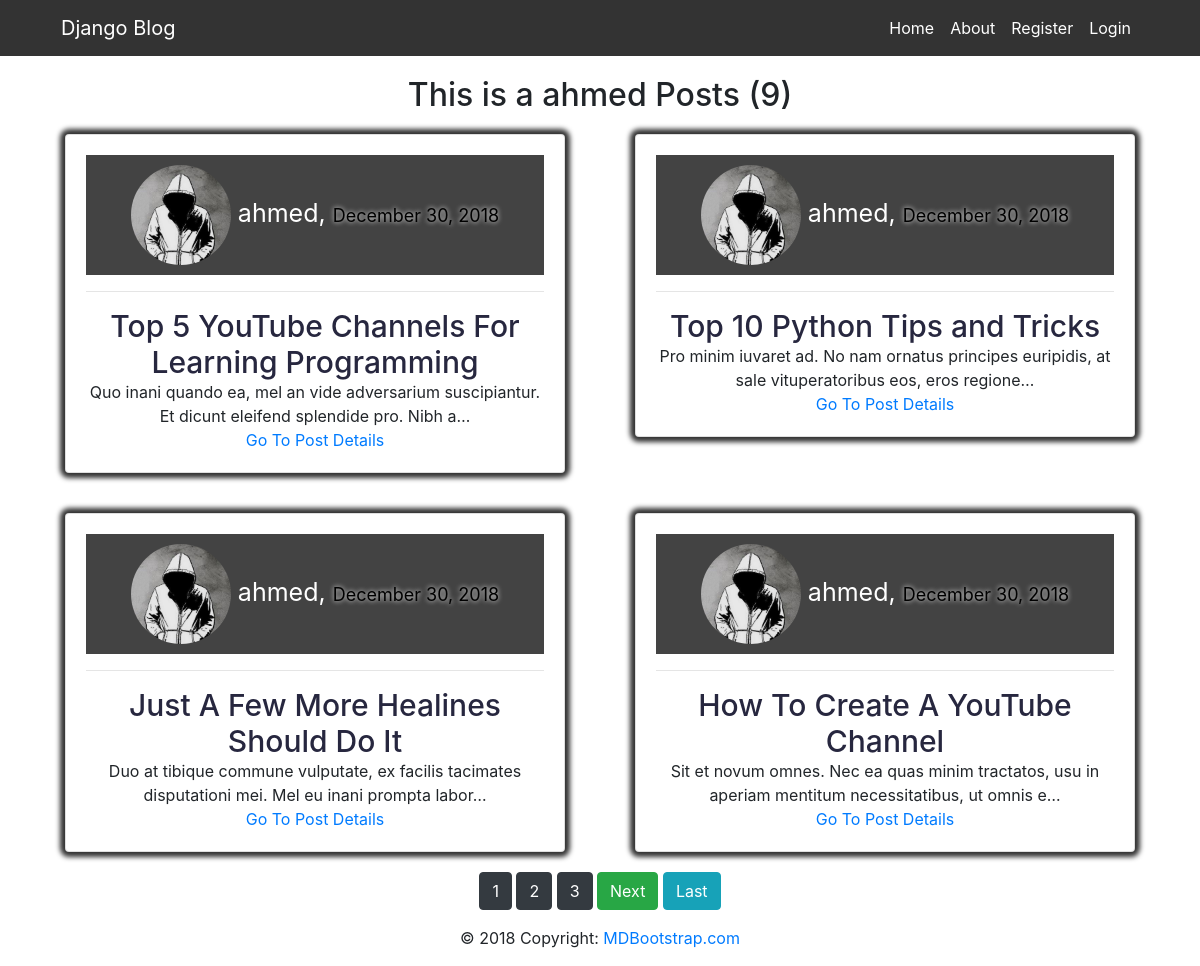
Screenshot of /user/ahmed/ with the database file from the repository.
### my_blog/models.py (models this page shows, shortened)
class Post(models.Model):
	user = models.ForeignKey(User, on_delete=models.CASCADE)
	title = models.CharField(max_length=255)
	content = models.TextField()
	date_posted = models.DateTimeField(default=timezone.now)

### users/models.py (models this page shows, shortened)
class UserProfile(models.Model):
	user = models.OneToOneField(User, on_delete=models.CASCADE)
	image = models.ImageField(default='default_image.jpg', upload_to='profile_pictures')
	date = models.DateTimeField(auto_now=False, null=True, blank=True)

### my_blog/views.py (the view)
# urls.py: path('user/<str:username>/', UserPostListView.as_view(), name="user_posts"),
class UserPostListView(ListView):
	model = Post
	template_name = 'my_blog/user_posts.html'
	context_object_name = 'posts'
	paginate_by = 4
	def get_queryset(self):
		user = get_object_or_404(User, username__iexact=self.kwargs.get('username'))
		return Post.objects.filter(user=user).order_by('-date_posted')

### my_blog/templates/my_blog/user_posts.html (shortened to what this page needs)
{% extends 'my_blog/base.html' %}
{% block content %}
	<h2 class="text-center"> This is a {{ view.kwargs.username }} Posts ({{ page_obj.paginator.count }}) </h2>
	<div class="row main_post">
	{% for post in posts %}
		<div class="col-sm-6">
		<div class="card">
		  <div class="card-body text-center">
		    <div class="card-title post_date">
		    	<img  src="{{ post.user.userprofile.image.url }}" style="width: 100px;height: 100px" class="rounded-circle article-img" >
		    	{{ post.user.first_name }},
		    	<span >{{ post.date_posted |date:"F d, Y"  }} </span> </div>
		    <hr>
		    <h3 class="card-text post_title">{{ post.title }}</h3>
		    <div>{{ post.content |truncatechars:100 }}</div>
		    <a href="/post/{{ post.id }}/">Go To Post Details</a>
		  </div>
		</div>
	</div>
	{% endfor %}
</div>
	<div class="text-center mt-10">
	{% if is_paginated %}
		{% for num in paginator.page_range %}
			{% if page_obj.number == num %}
				<a class="btn btn-dark" href="?page={{ num }}">{{ num }}</a>
			{% elif num > page_obj.number|add:"-3"   and num < page_obj.number|add:"3"  %}
				<a class="btn btn-dark" href="?page={{ num }}">{{ num }}</a>
			{% endif %}
		{% endfor  %}
		{% if page_obj.has_next %}
			<a class="btn btn-success"  href="?page={{ page_obj.next_page_number }}">Next</a>
			<a class="btn btn-info" href="?page={{ paginator.num_pages }}">Last</a>
		{% endif %}
	{% endif %}
</div>
{% endblock %}

### my_blog/static/my_blog/css/style.css (style rules this page uses)
h1,h2,h3,h4,h5,h6,p,div { margin: 0; padding: 0 }
.main_post .card { margin: 20px; box-shadow: 0 0 5px 5px #333; }
.main_post .card .post_date { padding: 10px; background: #434343; color: #fff; font-size: 25px; }
.main_post .card .post_date span { color: black; text-shadow: 0 0 5px #fge; text-shadow: 0 0 5px #fff; font-size: 18px; }
.main_post .card .post_title { font-size: 30px; color: #27273f; }

### rows the page displays
Post: user.userprofile.image (placeholder picture), user.first_name "ahmed", date_posted "December 30, 2018", title "Top 5 YouTube Channels For Learning Programming", content "Quo inani quando ea, mel an vide adversarium suscipiantur. Et dicunt eleifend splendide pro. Nibh a…"
Post: user.userprofile.image (placeholder picture), user.first_name "ahmed", date_posted "December 30, 2018", title "Top 10 Python Tips and Tricks", content "Pro minim iuvaret ad. No nam ornatus principes euripidis, at sale vituperatoribus eos, eros regione…"
Post: user.userprofile.image (placeholder picture), user.first_name "ahmed", date_posted "December 30, 2018", title "Just A Few More Healines Should Do It", content "Duo at tibique commune vulputate, ex facilis tacimates disputationi mei. Mel eu inani prompta labor…"
Post: user.userprofile.image (placeholder picture), user.first_name "ahmed", date_posted "December 30, 2018", title "How To Create A YouTube Channel", content "Sit et novum omnes. Nec ea quas minim tractatos, usu in aperiam mentitum necessitatibus, ut omnis e…"

### other values shown
{{ view.kwargs.username }} "ahmed"
{{ page_obj.paginator.count }} "9"
{{ num }} "1"
{{ num }} "2" "3"
